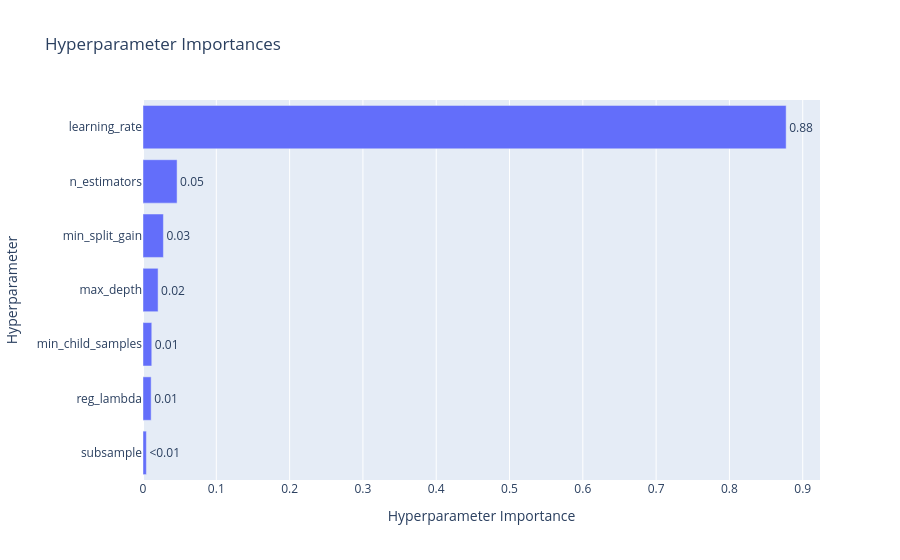

Notebook cell for this chart:
### Code cell
fig_importance.show()

### Figure 1 — Plotly figure (JSON) as saved in the notebook; plotly's stock layout.template omitted (floating-point values rounded to 4 significant figures)
{"data": [{"cliponaxis": false, "hovertemplate": ["subsample (FloatDistribution): 0.004608738729775215<extra></extra>", "reg_lambda (FloatDistribution): 0.011114833170861581<extra></extra>", "min_child_samples (IntDistribution): 0.011958128613951983<extra></extra>", "max_depth (IntDistribution): 0.02057935477923399<extra></extra>", "min_split_gain (FloatDistribution): 0.027841709209241925<extra></extra>", "n_estimators (IntDistribution): 0.046512227464501704<extra></extra>", "learning_rate (FloatDistribution): 0.8773850080324337<extra></extra>"], "name": "Objective Value", "orientation": "h", "text": ["<0.01", "0.01", "0.01", "0.02", "0.03", "0.05", "0.88"], "textposition": "outside", "type": "bar", "x": [0.004609, 0.01111, 0.01196, 0.02058, 0.02784, 0.04651, 0.8774], "y": ["subsample", "reg_lambda", "min_child_samples", "max_depth", "min_split_gain", "n_estimators", "learning_rate"]}], "layout": {"title": {"text": "Hyperparameter Importances"}, "xaxis": {"title": {"text": "Hyperparameter Importance"}}, "yaxis": {"title": {"text": "Hyperparameter"}}}}
